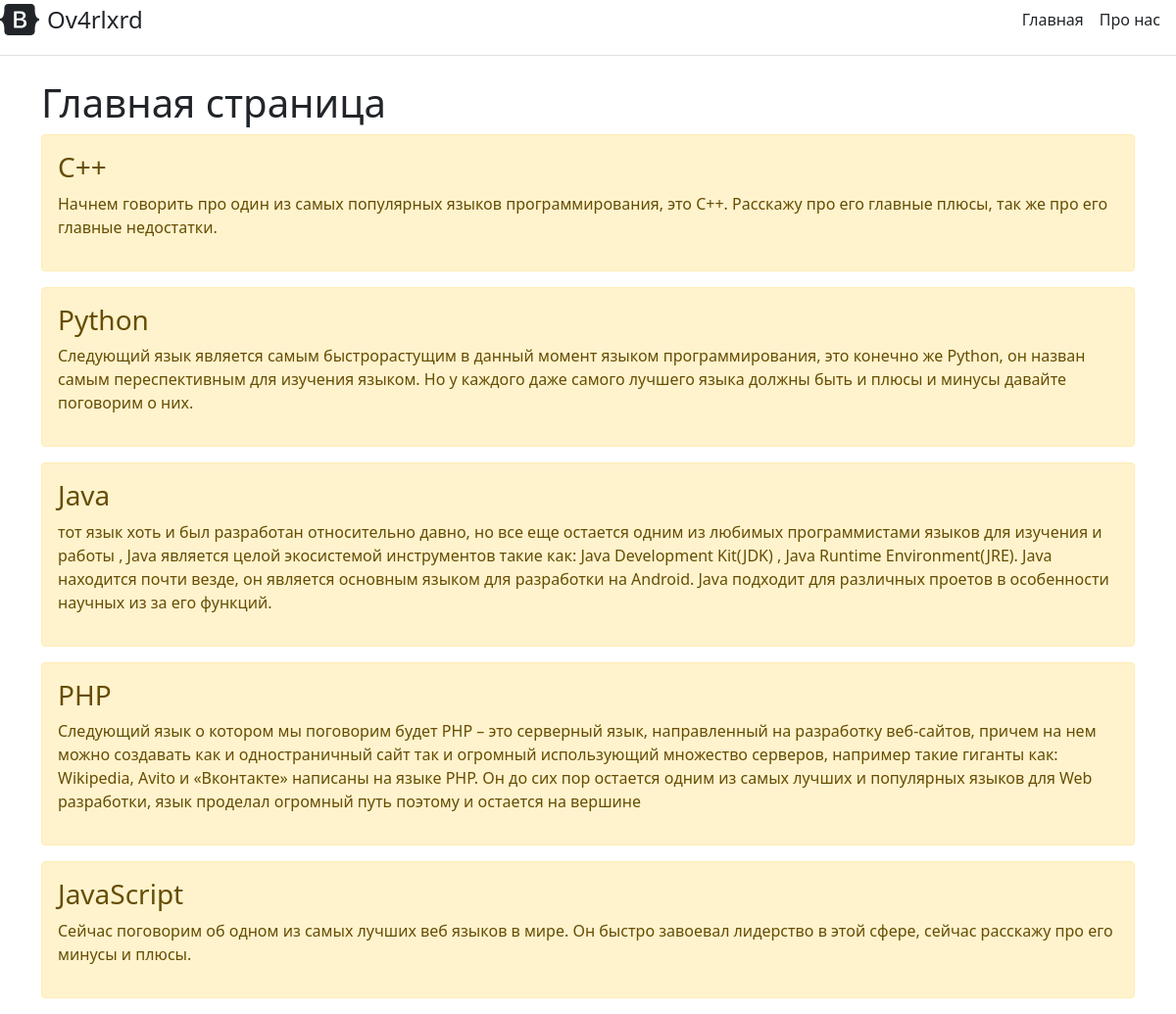
The page / on the database its author committed.
### main/models.py (models this page shows, shortened)
class Task(models.Model):
    title = models.CharField('Название', max_length=50)
    task = models.TextField('Описание')
    image = models.ImageField(null=True, blank=True, upload_to='images/')
    class Meta:
        verbose_name = 'Задача'
        verbose_name_plural = 'Задачи'

### main/views.py (the view)
# urls.py: path('',views.index, name='home'),
def index(request):
    tasks = Task.objects.all()
    return render(request, 'main/index.html', {'title': 'Главная страница сайта', 'tasks': tasks })

### main/templates/main/index.html (shortened to what this page needs)
{% extends 'main/base.html' %}
{% block content %}
    <h1>Главная страница</h1>
    {% if tasks %}
        {% for el in tasks %}
        <div class="alert alert-warning mt-2">
            <h3>{{ el.title }}</h3>
            <p>{{ el.task }}</p>
        </div>
        {% endfor %}
    {% else %}
    <p>У нас нет записей</p>
    {% endif %}
{% endblock %}

### main/templates/main/base.html (shortened to what this page needs)
<!doctype html>
<html lang="ru">
<head>
    <link rel="stylesheet" href="https://cdn.jsdelivr.net/npm/bootstrap@5.1.1/dist/css/bootstrap.min.css">
</head>
<body>
<div class="d-flex flex-column flex-md-row align-items-center pb-3 mb-4 border-bottom">
      <a href="/" class="d-flex align-items-center text-dark text-decoration-none">
        <span class="fs-4">Ov4rlxrd</span>
      </a>
      <nav class="d-inline-flex mt-2 mt-md-0 ms-md-auto">
        <a class="me-3 py-2 text-dark text-decoration-none" href="{% url 'home' %}">Главная</a>
        <a class="me-3 py-2 text-dark text-decoration-none" href="{% url 'about' %}">Про нас</a>
      </nav>
    </div>
    <div class="container">
    {% block content %}{% endblock %}
    </div>
</body>
</html>

### rows shown on the page
Task: title "C++", task "Начнем говорить про один из самых популярных языков программирования, это C++. Расскажу про его главные плюсы, так же про его главные недостатки."
Task: title "Python", task "Следующий язык является самым быстрорастущим в данный момент языком программирования, это конечно же Python, он назван самым переспективным для изучения языком. Но у каждого даже самого лучшего языка должны быть и плюсы и минусы давайте поговорим о них."
Task: title "Java", task "тот язык хоть и был разработан относительно давно, но все еще остается одним из любимых программистами языков для изучения и работы , Java является целой экосистемой инструментов такие как: Java Development Kit(JDK) , Java Runtime Environment(JRE). Java находится почти везде, он является основным языком для разработки на Android. Java подходит для различных проетов в особенности научных из за его функций."
Task: title "PHP", task "Следующий язык о котором мы поговорим будет PHP – это серверный язык, направленный на разработку веб-сайтов, причем на нем можно создавать как и одностраничный сайт так и огромный использующий множество серверов, например такие гиганты как: Wikipedia, Avito и «Вконтакте» написаны на языке PHP. Он до сих пор остается одним из самых лучших и популярных языков для Web разработки, язык проделал огромный путь поэтому и остается на вершине"
Task: title "JavaScript", task "Сейчас поговорим об одном из самых лучших веб языков в мире. Он быстро завоевал лидерство в этой сфере, сейчас расскажу про его минусы и плюсы."
